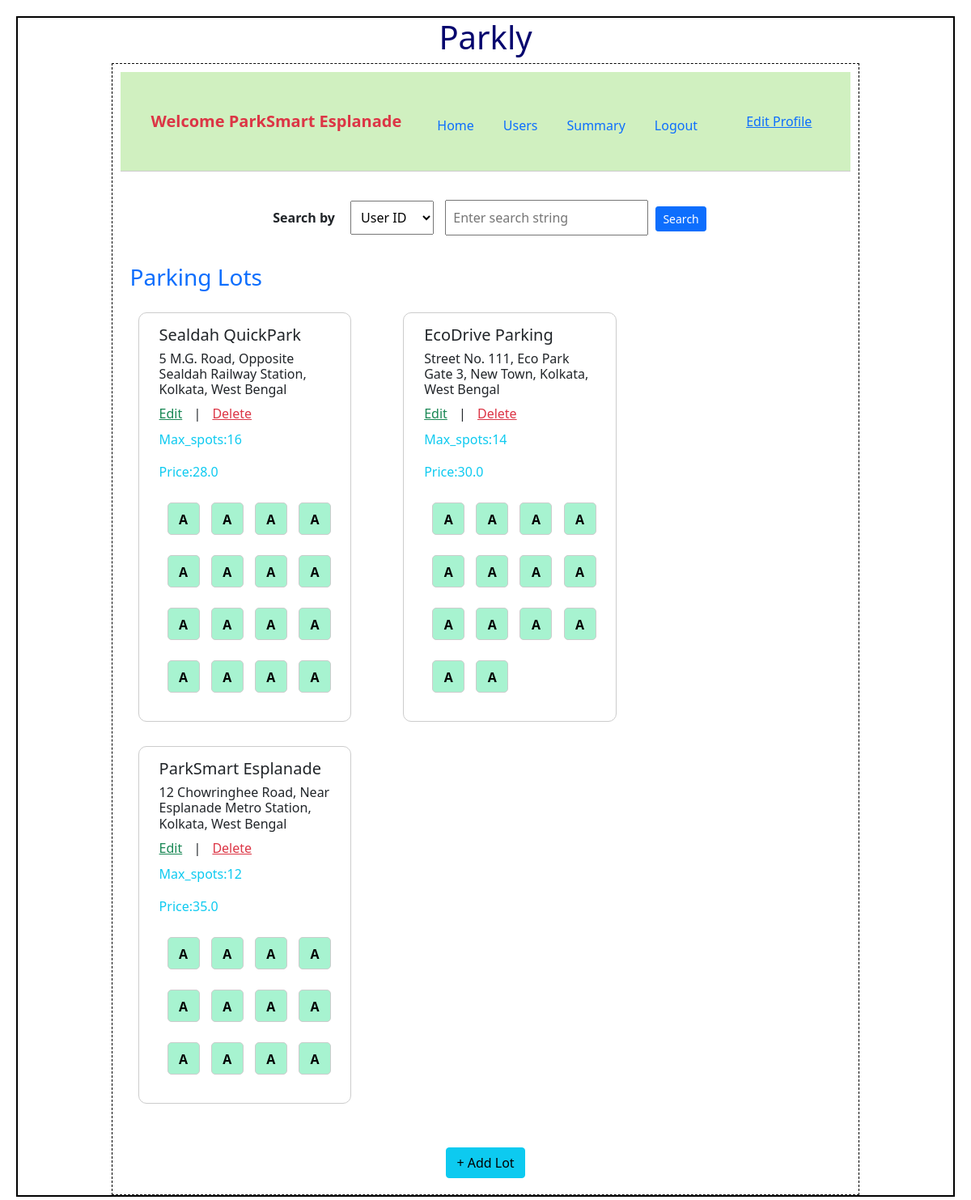
Page /admin/ParkSmart Esplanade on the earlier database version.
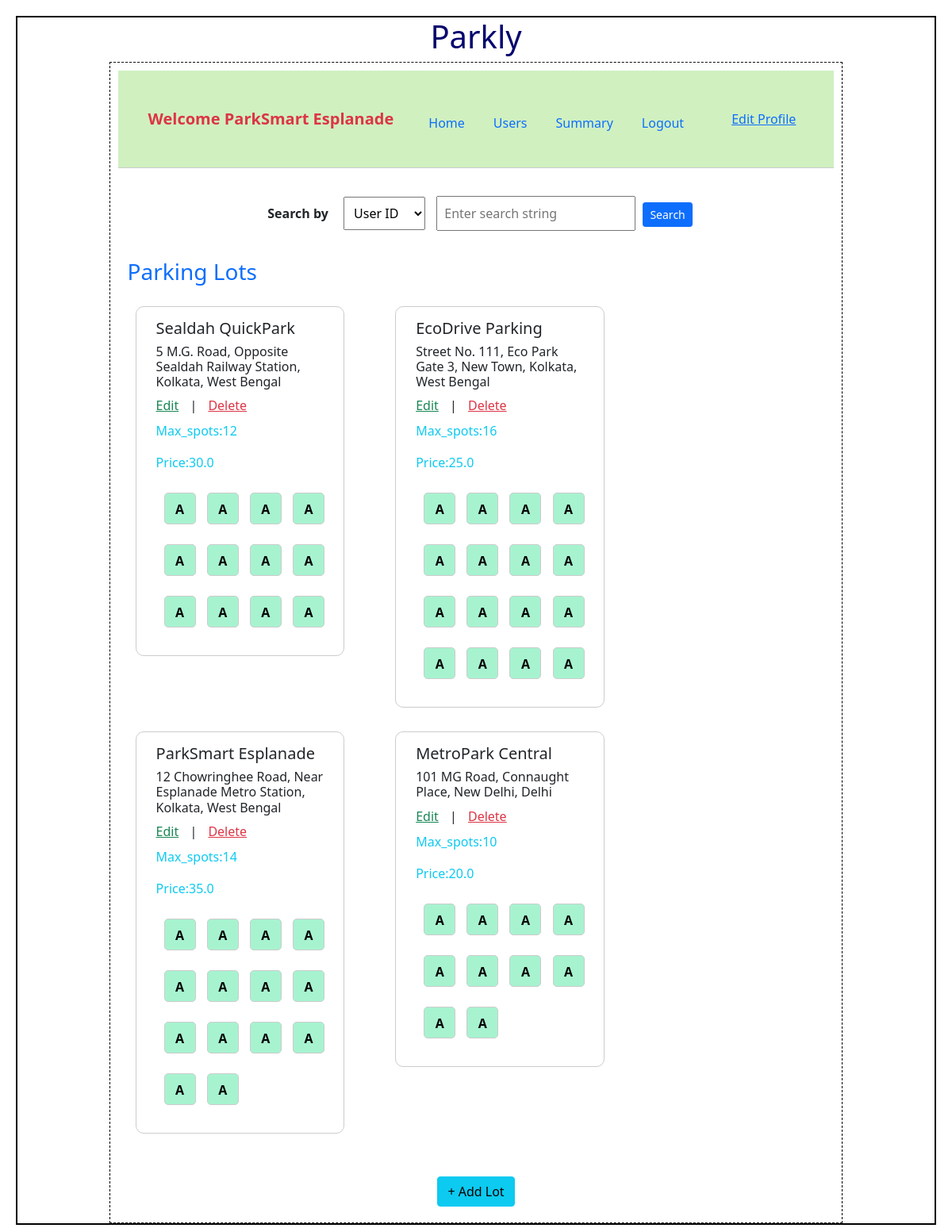
Same page on the later database version.
### backend/models.py (models this page shows)
class Parking_lot(db.Model):
    __tablename__="parking_lot"
    id=db.Column(db.Integer,primary_key=True)
    name=db.Column(db.String,nullable=False)
    address=db.Column(db.String,nullable=False)
    pin_code=db.Column(db.Integer,nullable=False)
    price=db.Column(db.Float,default=0.0)
    max_spots=db.Column(db.Integer,nullable=False)
    spots=db.relationship("Parking_spot",cascade="all,delete",backref="parking_lot",lazy=True) # parking lot can access it's all spots
    reservations=db.relationship("Reservation",cascade="all,delete",backref="parking_lot",lazy=True) # parking lot can access it's all reservation

class Parking_spot(db.Model):
    __tablename__="parking_spot"
    id=db.Column(db.Integer,primary_key=True)
    status=db.Column(db.String,nullable=False)
    lot_id=db.Column(db.Integer, db.ForeignKey("parking_lot.id"),nullable=False)
    reservations=db.relationship("Reservation",cascade="all,delete",backref="parking_spot",lazy=True) # parking spot can access it's all reservation

### backend/controllers.py (the view)
@app.route("/admin/<name>")
def admin_dashboard(name):
    parking_lots=get_parking_lots()
    for parking_lot in parking_lots:
        parking_lot.spots = Parking_spot.query.filter_by(lot_id=parking_lot.id).all()
    return render_template("admin_dashboard.html",name=name,parking_lots=parking_lots)

### backend/controllers.py (called while the page is built)
def get_parking_lots():
    parking_lots=Parking_lot.query.all()
    return parking_lots

### templates/admin_dashboard.html (shortened to what this page needs)
{% extends "admin_layout.html" %}
{% block content %}
                <div class="search-section">
                  <label class="fw-bold">Search by</label>
                  <select>
                    <option value="user">User ID</option>
                  </select>
                  <input type="text" placeholder="Enter search string">
                  <button class="btn btn-primary btn-sm">Search</button>
                </div>
                <div class="container mt-4">
                  {% if parking_lots %}
                    <h3 class="text-primary mb-3">Parking Lots</h3>
                    <div class="row">
                      {% for parking_lot in parking_lots %}
                      <div class="col-md-4">
                        <div class="lot-card">
                          <h5>{{parking_lot.name}}</h5>
                          <h6>{{parking_lot.address}}</h6>
                          <a href="{{ url_for('edit_parking_lot', lot_id=parking_lot.id, name=name) }}" class="text-success">Edit</a> |
                          <a href="{{ url_for('delete_parking_lot', lot_id=parking_lot.id, name=name) }}" class="text-danger">Delete</a>
                          <p class="text-info mt-2">Max_spots:{{parking_lot.max_spots}}</p>
                          <p class="text-info mt-2">Price:{{parking_lot.price}}</p>
                          {% if parking_lot.spots %}
                            <div class="spot-grid mt-2">
                              {% for spot in parking_lot.spots %}
                                <a href="{{ url_for('view_spot', spot_id=spot.id, lot_id=parking_lot.id, name=name) }}">
                                  <button type="button"
                                          class="spot-box {% if spot.status == 'O' %}occupied{% else %}available{% endif %}">
                                    {{ spot.status }}
                                  </button>
                                </a>
                              {% endfor %}
                            </div>
                          {% else %}
                            <p>No occupied here !!!</p>
                          {% endif %}
                        </div>
                      </div>
                      {% endfor %}
                    </div>
                    {% else %}
                    <h3 class="center"> No parking lots are available!!!</h3>
                    {% endif %}
                    <div class="text-center mt-4">
                      <a href="/parking_lot/{{name}}" type="button" class="btn btn-info">+ Add Lot</a>
                    </div>
                </div>
{% endblock %}

### templates/admin_layout.html (shortened to what this page needs)
<!DOCTYPE html>
<html>
    <head>
        <link rel="stylesheet" href="/static/styles/main.css">
        <link href="https://cdn.jsdelivr.net/npm/bootstrap@5.0.2/dist/css/bootstrap.min.css" rel="stylesheet">
    </head>
    <body>
        <div class="my_container">
           <div class="center"><h1>Parkly</h1></div>
            <div class="my_panel">
                <nav class="navbar navbar-expand-lg navbar-custom p-3">
                    <div class="container-fluid">
                      <span class="navbar-brand fw-bold text-danger">Welcome {{name}}</span>
                      <div class="navbar-nav">
                        <a class="nav-link" href="{{ url_for('admin_dashboard', name=name) }}">Home</a>
                        <a class="nav-link" href="{{ url_for('admin_users', name=name) }}">Users</a>
                        <a class="nav-link" href="{{ url_for('admin_summary', name=name) }}">Summary</a>
                        <a class="nav-link" href="{{ url_for('signin') }}">Logout</a>
                      </div>
                      <div class="ms-auto">
                        <a href="{{ url_for('edit_profile', name=name) }}" class="text-primary">Edit Profile</a>
                      </div>
                    </div>
                </nav>
                {% block content %}{% endblock %}
            </div>
        </div>
    </body>
</html>

### static/styles/main.css (style rules this page uses)
* { margin:10px; }
.my_container { border: 2px solid black; }
.my_panel { width: 80%; margin: auto; height: auto; border: 1px dashed black; }
.center { text-align: center; margin: auto; color: rgb(5, 5, 110); }
.navbar-custom { background-color: #d0f0c0; }
.lot-card { border: 1px solid #ccc; border-radius: 10px; padding: 15px; margin: 10px; }
.spot-grid { display: grid; grid-template-columns: repeat(auto-fit, minmax(40px, 1fr)); gap: 5px; margin-top: 10px; }
.spot-box { width: 40px; height: 40px; border: 1px solid #ccc; border-radius: 5px; text-align: center; line-height: 38px; font-weight: bold; cursor: pointer; }
.spot-box.available { background-color: #a7f3d0; }
body { font-family: Arial, sans-serif; }
.navbar-custom { background-color: #d0f0c0; border-bottom: 1px solid #ccc; }
.search-section { margin: 30px auto; text-align: center; }
.search-section select, .search-section input { padding: 8px; margin: 5px; font-size: 16px; }

Differences in the rows shown:
changed Parking_lot "ParkSmart Esplanade": max_spots "12" → "14"; loses Parking_spot (status "A")
changed Parking_lot "Sealdah QuickPark": max_spots "16" → "12"; price "28.0" → "30.0"; loses Parking_spot (status "A")
changed Parking_lot "EcoDrive Parking": max_spots "14" → "16"; price "30.0" → "25.0"; gains Parking_spot (status "A"); loses Parking_spot (status "A")
added Parking_spot: status "A", shown under Parking_lot "EcoDrive Parking"
added Parking_spot: status "A", shown under Parking_lot "EcoDrive Parking"
added Parking_spot: status "A", shown under Parking_lot "ParkSmart Esplanade"
added Parking_spot: status "A", shown under Parking_lot "ParkSmart Esplanade"
added Parking_spot: status "A", shown under Parking_lot "ParkSmart Esplanade"
added Parking_spot: status "A", shown under Parking_lot "ParkSmart Esplanade"
added Parking_spot: status "A", shown under Parking_lot "ParkSmart Esplanade"
added Parking_spot: status "A", shown under Parking_lot "ParkSmart Esplanade"
added Parking_lot: name "MetroPark Central", address "101 MG Road, Connaught Place, New Delhi, Delhi", max_spots "10", price "20.0", Parking_spot (status "A"), Parking_spot (status "A"), Parking_spot (status "A"), Parking_spot (status "A"), Parking_spot (status "A"), Parking_spot (status "A"), Parking_spot (status "A"), Parking_spot (status "A")
added Parking_spot: status "A", shown under "MetroPark Central"
added Parking_spot: status "A", shown under "MetroPark Central"
